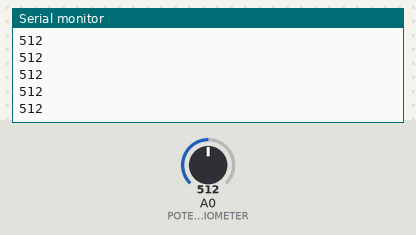
A sketch run on a simulated Arduino Uno, built with avr-gcc and run on an emulated ATmega328P. Shown: the last lines printed to the serial monitor. Inputs (shaded band) come from the test bench; at power-on: A0 (POTENTIOMETER) = 512.

Above: at 1.2 s.
1.3 s: A0 (POTENTIOMETER) set to 716
At 1.8 s:
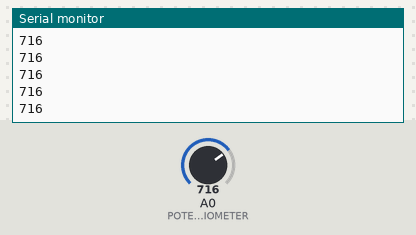
2.8 s: A0 (POTENTIOMETER) set to 900
At 3.3 s:
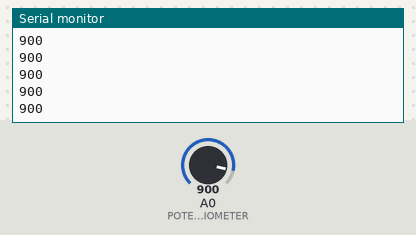
Timing chart, 0 to 5.8 s (numbered marks = the images above; inputs shaded):
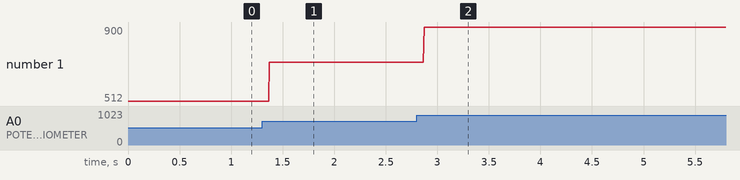

Measured:
- after the input at 1.3 s, the serial monitor: prints a new line after 0.07 s (image 1)
- after the input at 2.8 s, the serial monitor: prints a new line after 0.07 s (image 2)
- plotted number 1: 512 → 716 after the input at 1.3 s, 716 → 900 after the input at 2.8 s

The sketch:

Serial_PrintLn_potValue.ino
```cpp
#define POTENTIOMETER 0  // Physical pin 13 = tiny24 pin (D  0)

int potValue = 0;

void setup(){
Serial.begin(9600);
}

void loop(){
    potValue = analogRead(POTENTIOMETER);

  Serial.println(potValue);

}
```
